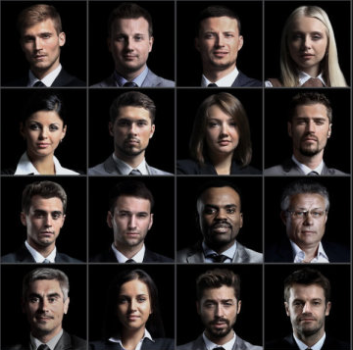
#> input picture faces.png, 353 x 350 px
$ jupyter execute 'Video 2.22.ipynb'
#> lines starting #> are read from the running program, lines starting #| are printed output that depends on the picture
[cell 1]
import cv2
import numpy as np

[cell 2]
img = cv2.imread("faces.png")
#> img is the input picture: shape (350, 353, 3); mean B, G, R 38.5, 40.2, 46.2

cv2.imshow("img", img)
cv2.waitKey(0)
cv2.destroyAllWindows()

M = np.ones(img.shape, dtype = "uint8") * 75

add  =cv2.add(img, M)
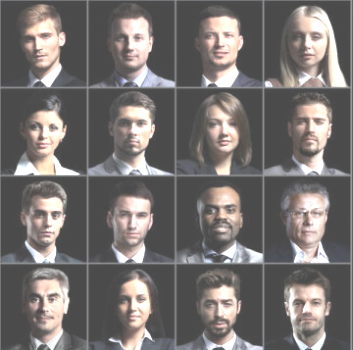
#> add: shape (350, 353, 3); mean B, G, R 112.8, 114.4, 119
cv2.imshow("added", add)
cv2.waitKey(0)
cv2.destroyAllWindows()

sub  =cv2.subtract(img, M)
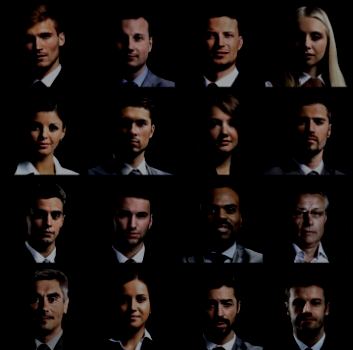
#> sub: shape (350, 353, 3); mean B, G, R 12.2, 13.6, 18.2
cv2.imshow("sub", sub)
cv2.waitKey(0)
cv2.destroyAllWindows()
